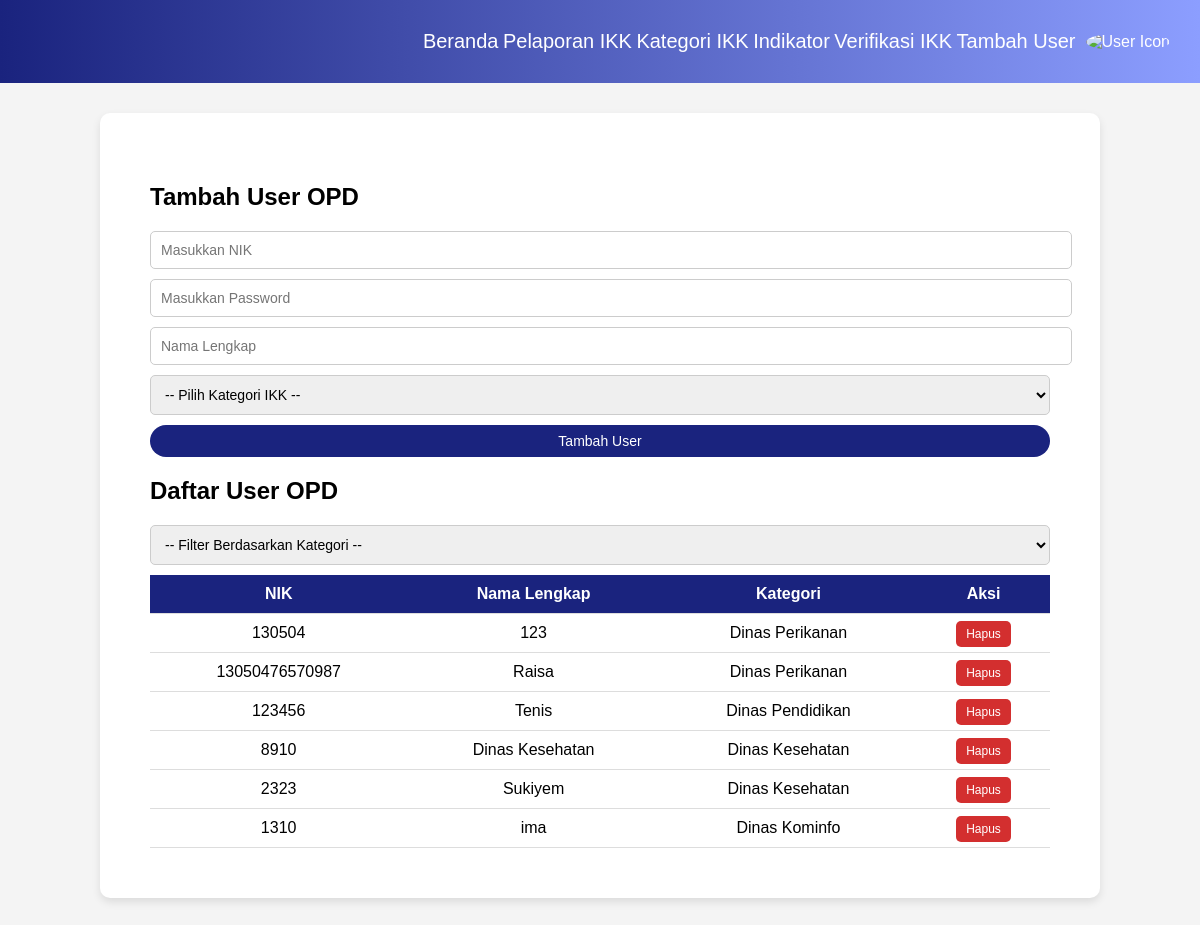
The page /tambah_user.php on the database its author committed.
### tables this page shows
CREATE TABLE `user` (
  `user_id` int NOT NULL,
  `id_kategori` int NOT NULL,
  `nik` varchar(255) NOT NULL,
  `role` varchar(3) NOT NULL,
  `password` varchar(100) NOT NULL,
  `fullname` varchar(100) NOT NULL
);

CREATE TABLE `kategori_ikk` (
  `id_kategori` int NOT NULL,
  `nama_kategori_ikk` varchar(255) NOT NULL
);

### tambah_user.php (the view, shortened to what this page needs)
<?php
include '../db_config/db_config.php';
$user_query = "SELECT user.user_id, user.nik, user.fullname, kategori_ikk.nama_kategori_ikk FROM user
               JOIN kategori_ikk ON user.id_kategori = kategori_ikk.id_kategori
               WHERE role = 'opd'";
$result_user = $conn->query($user_query);
?>
<!DOCTYPE html>
<html lang="id">
<head>
</head>
<body>
<div class="header">
    <div>
        <a href="../halaman_PEM.php">Beranda</a>
        <a href="../PEM/pelaporan_IKK_PEM.php">Pelaporan IKK</a>
        <a href="../PEM/kategori_ikk.php">Kategori IKK</a>
        <a href="../PEM/indikator.php">Indikator</a>
        <a href="../PEM/Verifikasi_IKK.php">Verifikasi IKK</a>
        <a href="../PEM/tambah_user.php">Tambah User</a>
    </div>
    <div class="user-menu" id="user-menu">
            <img class="user-icon" src="../image/9131529.png" alt="User Icon">
    </div>
</div>
<div class="content">
    <h2>Tambah User OPD</h2>
    <form action="proses_user.php" method="POST">
        <input type="text" name="nik" placeholder="Masukkan NIK" required>
        <input type="password" name="password" placeholder="Masukkan Password" required>
        <input type="text" name="fullname" placeholder="Nama Lengkap" required>
        <select name="id_kategori" required>
            <option value="">-- Pilih Kategori IKK --</option>
        </select>
        <button type="submit" class="small-btn">Tambah User</button>
    </form>
    <div class="table-container">
        <h2>Daftar User OPD</h2>
        <form method="GET">
            <select name="filter_kategori" onchange="this.form.submit()">
                <option value="">-- Filter Berdasarkan Kategori --</option>
            </select>
        </form>
        <table>
            <tr>
                <th>NIK</th>
                <th>Nama Lengkap</th>
                <th>Kategori</th>
                <th>Aksi</th>
            </tr>
            <?php while ($row = $result_user->fetch_assoc()) : ?>
                <tr>
                    <td><?= htmlspecialchars($row['nik']) ?></td>
                    <td><?= htmlspecialchars($row['fullname']) ?></td>
                    <td><?= htmlspecialchars($row['nama_kategori_ikk']) ?></td>
                    <td>
                        <a href="proses_user.php?user_id=<?= $row['user_id'] ?>" class="delete-btn" onclick="return confirm('Yakin ingin menghapus user ini?')">Hapus</a>
                    </td>
                </tr>
            <?php endwhile; ?>
        </table>
    </div>
</div>
</body>
</html>

### tambah_user.php (style rules this page uses)
body { font-family: 'Arial', sans-serif; background-color: #f4f4f4; margin: 0; padding: 0; }
.header { background: linear-gradient(to right, #1a237e, #8c9eff); padding: 30px; display: flex; align-items: center; justify-content: flex-end; color: white; }
.header a { color: white; text-decoration: none; font-size: 20px; }
.user-menu { position: relative; }
.header .user-icon { width: 30px; height: 30px; border-radius: 50%; cursor: pointer; margin-left: 10px; }
.content { max-width: 900px; margin: 30px auto; padding: 50px; background: white; border-radius: 10px; box-shadow: 0 4px 8px rgba(0, 0, 0, 0.1); }
form { display: flex; flex-direction: column; gap: 10px; }
input, select { width: 100%; padding: 10px; border-radius: 5px; border: 1px solid #ccc; font-size: 14px; }
.small-btn { padding: 8px 12px; font-size: 14px; background-color: #1a237e; color: white; border: none; cursor: pointer; transition: 0.3s; border-radius: 50px; }
.table-container { margin-top: 20px; }
table { width: 100%; margin-top: 10px; border-collapse: collapse; }
th, td { padding: 10px; border-bottom: 1px solid #ddd; text-align: center; }
th { background-color: #1a237e; color: white; }
.delete-btn { padding: 6px 10px; border: none; color: white; border-radius: 5px; cursor: pointer; text-decoration: none; font-size: 12px; }
.delete-btn { background-color: #d32f2f; }

### rows shown on the page
user: nik "130504", fullname "123", id_kategori.nama_kategori_ikk "Dinas Perikanan"
user: nik "13050476570987", fullname "Raisa", id_kategori.nama_kategori_ikk "Dinas Perikanan"
user: nik "123456", fullname "Tenis", id_kategori.nama_kategori_ikk "Dinas Pendidikan"
user: nik "8910", fullname "Dinas Kesehatan", id_kategori.nama_kategori_ikk "Dinas Kesehatan"
user: nik "2323", fullname "Sukiyem", id_kategori.nama_kategori_ikk "Dinas Kesehatan"
user: nik "1310", fullname "ima", id_kategori.nama_kategori_ikk "Dinas Kominfo"
